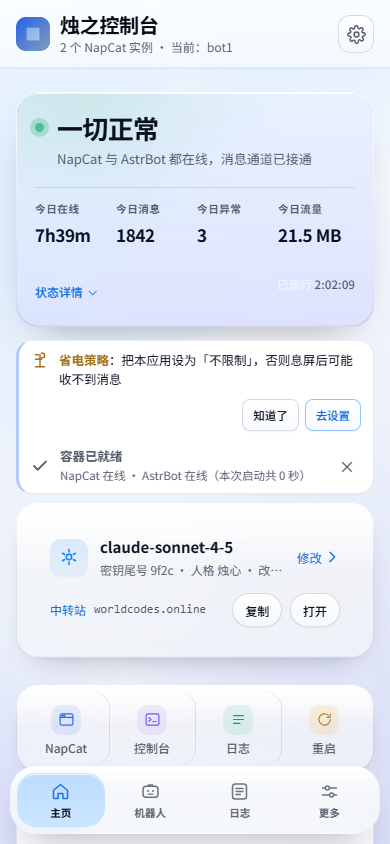
#> input picture ios/tools/shots/home-390x844.png, 390 x 844 px
$ python make-icons.py --src ../ios/tools/shots/home-390x844.png --out out
#> lines starting #> are read from the running program, lines starting #| are printed output that depends on the picture
#!/usr/bin/env python3
# -*- coding: utf-8 -*-
"""make-icons.py - build the Android launcher icons from one source image.

Everything is derived from the full 1254 px source with a single LANCZOS
resample per density (no progressive downscaling).  The font in the source
image is never re-rendered: the artwork is only scaled / padded / masked.

Outputs (relative to --out, normally ui/assets/icon/res):
    mipmap-{mdpi,hdpi,xhdpi,xxhdpi,xxxhdpi}/ic_launcher.png        48/72/96/144/192  RGB
    mipmap-{...}/ic_launcher_round.png                             same, RGBA, content 84%
    drawable-{...}/ic_foreground.png                               108/162/216/324/432  RGBA
    drawable/ic_launcher_background.xml                            adaptive background colour

Self-check previews (relative to --preview-dir, normally <repo>/out):
    icon-preview.png        five sizes x (white bg / dark bg)
    icon-preview-mask.png   five sizes x (circle mask / rounded-square mask)

Usage:
    python tools/make-icons.py --src ui/assets/icon/source.png --out ui/assets/icon/res
    python tools/make-icons.py ... --crop 0,16,1254,1238 --text-gain 1.0
    python tools/make-icons.py ... --no-text-boost

Idempotent: identical arguments produce byte-identical PNG files
(the PNG encoder settings are pinned below).
"""

import argparse
import os
import sys
from pathlib import Path

from PIL import Image, ImageChops, ImageDraw, ImageEnhance, ImageFilter, ImageFont

# ---------------------------------------------------------------- constants
SOURCE_SIDE = 1254
DEFAULT_CROP = (0, 16, 1254, 1238)      # trims the near-black outer rim (16 px)
SQUARE_DENSITIES = (("mdpi", 48), ("hdpi", 72), ("xhdpi", 96),
                    ("xxhdpi", 144), ("xxxhdpi", 192))
FG_DENSITIES = (("mdpi", 108), ("hdpi", 162), ("xhdpi", 216),
                ("xxhdpi", 324), ("xxxhdpi", 432))
ROUND_CONTENT = 0.84     # round icon: content is 84 % of the canvas, centred
# Adaptive foreground.  Android masks the 108dp layer down to a 72dp circle /
# squircle (288px of a 432px canvas), so the art must be small enough that no
# glyph of the neon text reaches that circle, while still covering it (so the
# background colour never shows at the icon edge).  0.72 keeps the leftmost
# 火 stroke inside the 72dp circle (radius 130 of 144); the +2.5 % right shift
# buys the last few pixels of margin.  See docs/icon-* for the measurements.
FG_CONTENT = 0.72        # adaptive foreground: content is 72 % of the canvas
FG_SHIFT = 0.025         # ... then shifted right by 2.5 % of the canvas
FG_BG_COLOR = "#FF1A0A12"   # adaptive background (deep violet, near black)

PNG_KW = dict(format="PNG", optimize=True, compress_level=9)


# ---------------------------------------------------------------- helpers
def med(vals):
    """Lower median - stable, no statistics import needed."""
    s = sorted(vals)
    return s[len(s) // 2]


def border_fill_color(im):
    """Median colour of the image border (used to pad a non-square crop)."""
    w, h = im.size
    px = im.load()
    step = max(1, min(w, h) // 180)
    samples = []
    for x in range(0, w, step):
        samples.append(px[x, 0])
        samples.append(px[x, h - 1])
    for y in range(0, h, step):
        samples.append(px[0, y])
        samples.append(px[w - 1, y])
    return (med([c[0] for c in samples]),
            med([c[1] for c in samples]),
            med([c[2] for c in samples]))


def square_canvas(im, color):
    """Centre a (possibly non-square) image on a canvas padded with `color`."""
    w, h = im.size
    side = max(w, h)
    canvas = Image.new("RGB", (side, side), color)
    canvas.paste(im, ((side - w) // 2, (side - h) // 2))
    return canvas


# [32 lines left out: function pad_edge, not called in this run]


def text_boost(im, gain):
    """Small-size legibility boost: sharpen, saturate, then screen a very
    narrow glow onto the neon tube cores (L > 190).  RGB in / RGB out."""
    im = im.filter(ImageFilter.UnsharpMask(radius=0.8, percent=110, threshold=3))
    im = ImageEnhance.Color(im).enhance(1.0 + 0.08 * gain)
    lum = im.convert("L")
    mask = lum.point(lambda v: 255 if v > 190 else 0)
    r, g, b = im.split()
    core = Image.merge("RGB", (ImageChops.multiply(r, mask),
                               ImageChops.multiply(g, mask),
                               ImageChops.multiply(b, mask)))
    glow = core.filter(ImageFilter.GaussianBlur(0.6))
    return ImageChops.screen(im, glow)


# [36 lines left out: functions circle_mask, round_rect_mask, reduce_to_palette, not called in this run]


def save_png(im, path, colors=0):
    path.parent.mkdir(parents=True, exist_ok=True)
    if colors:
        im, _ok = reduce_to_palette(im, colors)
    im.save(str(path), **PNG_KW)


# [5 lines left out: function load_font, not called in this run]


# ---------------------------------------------------------------- build steps
def build_square(base, size, boost, gain):
    im = base.resize((size, size), Image.LANCZOS)
    if boost and size <= 96:
        im = text_boost(im, gain)
    return im


# [87 lines left out: functions build_round, build_foreground, write_background_xml, preview_sheet, preview_masks, not called in this run]


# ---------------------------------------------------------------- main
def main(argv=None):
    ap = argparse.ArgumentParser(description="Generate Android launcher icons.")
    ap.add_argument("--src", required=True, help="source image (PNG)")
    ap.add_argument("--out", required=True, help="output res directory")
    ap.add_argument("--crop", default=None,
                    help="L,T,R,B in source pixels (default 0,16,1254,1238)")
    ap.add_argument("--text-gain", type=float, default=1.0,
                    help="strength of the <=96px legibility boost (default 1.0)")
    ap.add_argument("--no-text-boost", action="store_true",
                    help="disable the <=96px legibility boost")
    ap.add_argument("--preview-dir", default=None,
                    help="where to write the two preview sheets (default <repo>/out)")
    ap.add_argument("--no-preview", action="store_true", help="skip preview sheets")
    ap.add_argument("--png-colors", type=int, default=0,
                    help="palette-quantise PNG output to N colours (0 = true colour)")
    args = ap.parse_args(argv)

    src = Path(args.src)
    out = Path(args.out)
    if not src.is_file():
        print("ERROR: source not found: %s" % src)
        return 2

    with Image.open(str(src)) as raw:
#> raw is the input picture: PIL image 390x844 RGB; mean R, G, B 230, 235.5, 244.9
        src_img = raw.convert("RGB")
    W, H = src_img.size
#> W = 390; H = 844

    if args.crop:
        parts = [int(v) for v in args.crop.replace(" ", "").split(",")]
        if len(parts) != 4:
            print("ERROR: --crop needs four integers L,T,R,B")
            return 2
        crop = tuple(parts)
    else:
        sx, sy = W / float(SOURCE_SIDE), H / float(SOURCE_SIDE)
#> sx = 0.311; sy = 0.673
        crop = (int(round(DEFAULT_CROP[0] * sx)), int(round(DEFAULT_CROP[1] * sy)),
                int(round(DEFAULT_CROP[2] * sx)), int(round(DEFAULT_CROP[3] * sy)))
#> crop = (0, 11, 390, 833)
    l, t, r, b = crop
#> l = 0; t = 11; r = 390; b = 833
    if not (0 <= l < r <= W and 0 <= t < b <= H):
        print("ERROR: crop %s outside %dx%d" % (str(crop), W, H))
        return 2

    cropped = src_img.crop(crop)
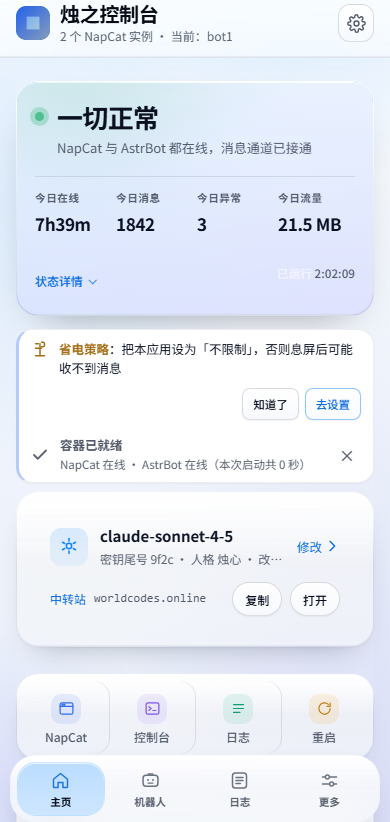
#> cropped: PIL image 390x822 RGB; mean R, G, B 229.9, 235.4, 244.9
    fill = border_fill_color(cropped)
#> after the loop in border_fill_color, `for x in range(0, w, step):`: samples = 390 items, first 6: (252, 254, 255), (216, 220, 246), (252, 254, 255), (216, 220, 246), (251, 254, 255), (213, 218, 243)
#> after the loop in border_fill_color, `for y in range(0, h, step):`: samples = 1212 items, first 6: (252, 254, 255), (216, 220, 246), (252, 254, 255), (216, 220, 246), (251, 254, 255), (213, 218, 243)
#> in med, `s = sorted(vals)`: s = 1212 values from 204 to 252
#> fill = (238, 243, 250)
    base = square_canvas(cropped, fill)
#> in square_canvas, `canvas = Image.new("RGB", (side, side), color)`:
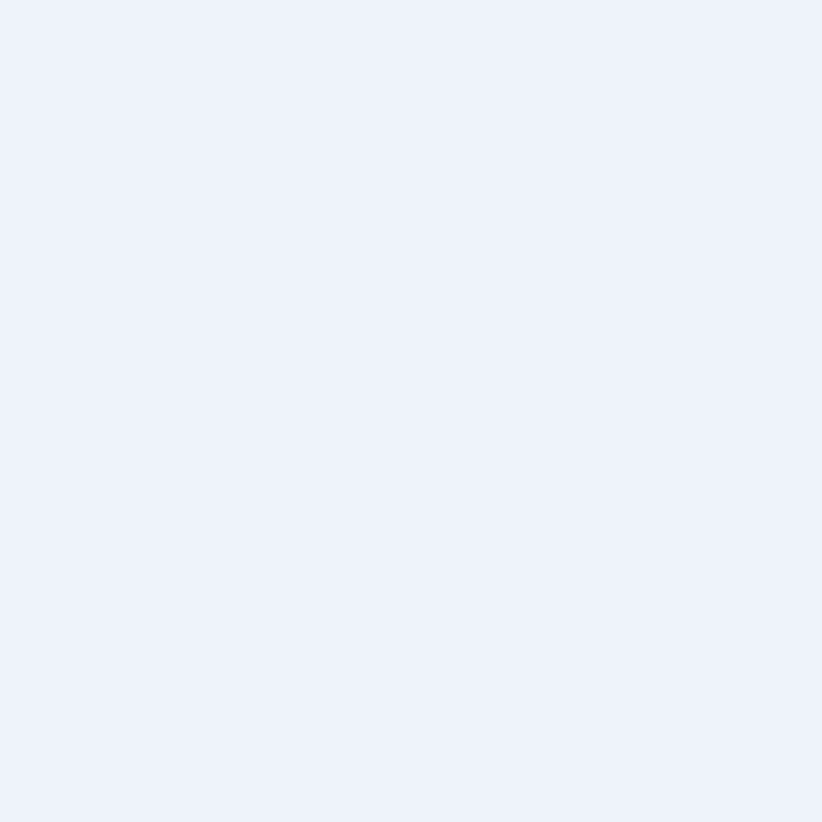
#> canvas: PIL image 822x822 RGB; mean R, G, B 238, 243, 250
#> in square_canvas, `canvas.paste(im, ((side - w) // 2, (side - h) // 2))`:
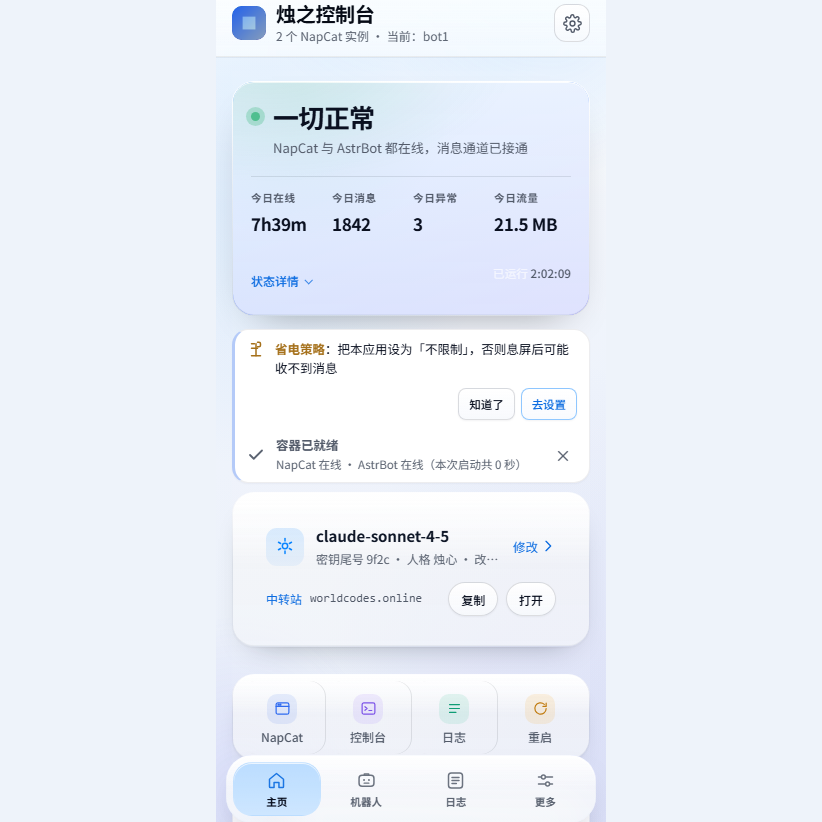
#> canvas: PIL image 822x822 RGB; mean R, G, B 234.2, 239.4, 247.6
    print("source %dx%d  crop %s -> %dx%d  fill #%02X%02X%02X"
          % (W, H, crop, base.size[0], base.size[1], fill[0], fill[1], fill[2]))
#| source 390x844  crop (0, 11, 390, 833) -> 822x822  fill #EEF3FA
    print("text boost: %s (gain %.2f, <=96px only)"
          % ("off" if args.no_text_boost else "on", args.text_gain))

    total = 0
    square_imgs = []
    for name, size in SQUARE_DENSITIES:
        im = build_square(base, size, not args.no_text_boost, args.text_gain)
        p = out / ("mipmap-%s" % name) / "ic_launcher.png"
        save_png(im, p, args.png_colors)
        total += p.stat().st_size
        square_imgs.append((name, size, im))
        print("  %-46s %4dpx  %7d B" % (str(p), size, p.stat().st_size))
#> this loop made 1 pass
#> pass 1, in build_square, `im = base.resize((size, size), Image.LANCZOS)`:
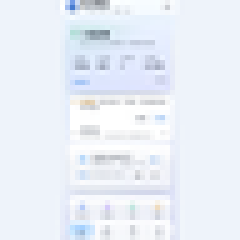
#> im: PIL image 48x48 RGB (shown 5 times larger); mean R, G, B 234.1, 239.3, 247.4
#> pass 1, in text_boost, `lum = im.convert("L")`:
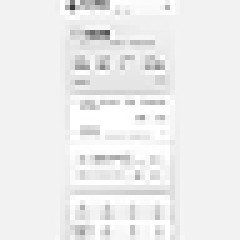
#> lum: PIL image 48x48 L (shown 5 times larger); min 59, max 255, mean 237.9
#> after the loop:
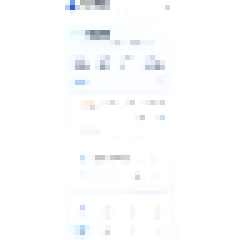
#> im: PIL image 48x48 RGB (shown 5 times larger); mean R, G, B 251.1, 252.5, 253.4
#> after the loop, square_imgs = []; total = 0

    for name, size in SQUARE_DENSITIES:
        im = build_round(base, size, not args.no_text_boost, args.text_gain)
        p = out / ("mipmap-%s" % name) / "ic_launcher_round.png"
        save_png(im, p, args.png_colors)
        total += p.stat().st_size
        print("  %-46s %4dpx  %7d B" % (str(p), size, p.stat().st_size))

    for name, size in FG_DENSITIES:
        im = build_foreground(base, size)
        p = out / ("drawable-%s" % name) / "ic_foreground.png"
        save_png(im, p, args.png_colors)
        total += p.stat().st_size
        print("  %-46s %4dpx  %7d B" % (str(p), size, p.stat().st_size))

    bg = out / "drawable" / "ic_launcher_background.xml"
    write_background_xml(bg)
    total += bg.stat().st_size
    print("  %-46s         %7d B" % (str(bg), bg.stat().st_size))
    print("total new resource bytes: %d" % total)

    if not args.no_preview:
        if args.preview_dir:
            pdir = Path(args.preview_dir)
        else:
            pdir = out.resolve()
            for _ in range(4):
                pdir = pdir.parent
            pdir = pdir / "out"
            if not pdir.parent.is_dir():
                pdir = Path(os.getcwd()) / "out"
        pdir.mkdir(parents=True, exist_ok=True)
        p1 = pdir / "icon-preview.png"
        p2 = pdir / "icon-preview-mask.png"
        preview_sheet(square_imgs).save(str(p1), **PNG_KW)
        preview_masks(square_imgs).save(str(p2), **PNG_KW)
        print("preview: %s (%d B)" % (p1, p1.stat().st_size))
        print("preview: %s (%d B)" % (p2, p2.stat().st_size))

    print("OK")
    return 0


if __name__ == "__main__":
#> (the run stopped early here; a loop or call above may not have finished)
